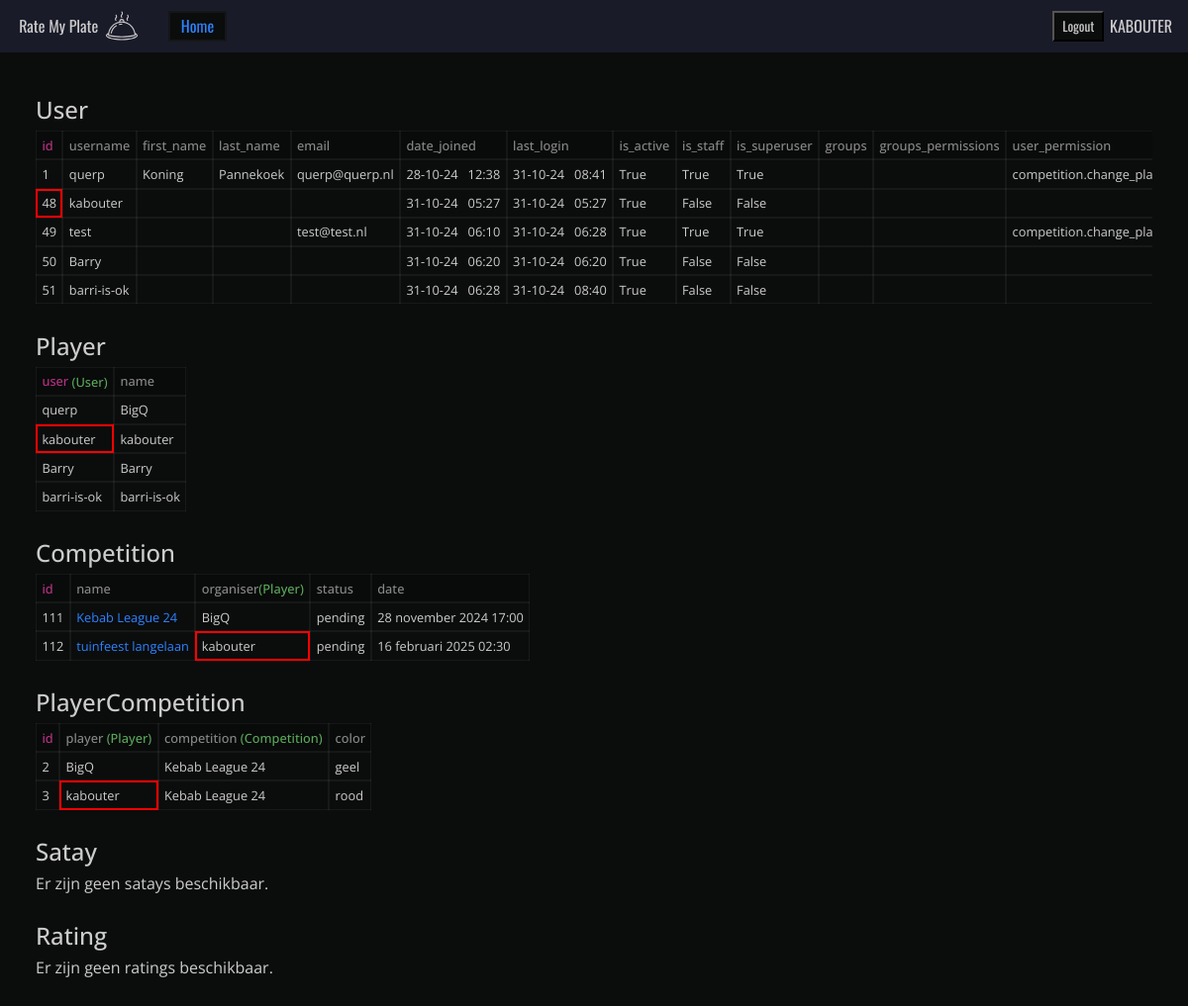
The page /db/ (signed in) on the database its author committed.
### competition/models.py (models this page shows, shortened)
class Player(models.Model):
    user = models.OneToOneField(settings.AUTH_USER_MODEL, on_delete=models.CASCADE, primary_key=True)
    name = models.CharField(max_length=100)

class Competition(models.Model):
    name = models.CharField(max_length=100)
    status = models.CharField(blank=True, null=True, max_length=100)
    organiser = models.ForeignKey(Player, on_delete=models.CASCADE)
    date = models.DateTimeField(blank=True, null=True)

class PlayerCompetition(models.Model):
    player = models.ForeignKey(Player, on_delete=models.CASCADE)
    competition = models.ForeignKey(Competition, on_delete=models.CASCADE)
    color = models.CharField(blank=True, null=True, max_length=100)
    class Meta:
        unique_together = ('player', 'competition')  # Ensures each player can join each competition only once

### competition/views.py (the view)
# urls.py: path('db/', views.database, name='database'),
@login_required
def database(request):
    num_visits = request.session.get('num_visits', 0)
    num_visits += 1
    request.session['num_visits'] = num_visits
    User = get_user_model()
    user_list = User.objects.all()
    player_list = Player.objects.all()
    competition_list = Competition.objects.all()
    player_competition_list = PlayerCompetition.objects.all()
    satay_list = Satay.objects.all()
    rating_list = Rating.objects.all()
    context = {
        "user_list": user_list,
        "player_list": player_list,
        "competition_list": competition_list,
        "player_competition_list": player_competition_list,
        "satay_list": satay_list,
        "rating_list": rating_list,
        "num_visits": num_visits,
    }
    return render(request, "competition/db.html", context)

### competition/templates/competition/db.html (shortened to what this page needs)
{% extends 'competition/base.html' %}
{% block nav_links_extend %}
  <a href="{% url 'index' %}">Home</a>
{% endblock nav_links_extend %}
{% block content %}
<section class="user">
    <h2>User</h2>
    {% if user_list %}
        <div class="table">
            <span class="th pk">id</span>
            <span class="th">username</span>
            <span class="th">first_name</span>
            <span class="th">last_name</span>
            <span class="th">email</span>
            <span class="th">date_joined</span>
            <span class="th">last_login</span>
            <span class="th">is_active</span>
            <span class="th">is_staff</span>
            <span class="th">is_superuser</span>
            <span class="th">groups</span>
            <span class="th">groups_permissions</span>
            <span class="th">user_permission</span>
            {% for user in user_list %}
                <span class="pk {% if request.user == user %}me{% endif %}">{{ user.id }}</span>
                <span class="XXXXXXXXXXXXX">{{ user.username }}</span>
                <span>{{ user.first_name }}</span>
                <span>{{ user.last_name }}</span>
                <span>{{ user.email }}</span>
                <span>{{ user.date_joined|date:"d-m-y" }} &nbsp; {{ user.date_joined|time:"H:i" }}</span>
                <span>{{ user.last_login|date:"d-m-y" }} &nbsp; {{ user.last_login|time:"H:i" }}</span>
                <span>{{ user.is_active }}</span>
                <span>{{ user.is_staff }}</span>
                <span>{{ user.is_superuser }}</span>
                <span>
                </span>
                <span>
                </span>
                <span>
                {% for permission in user.get_user_permissions %}
                    {{ permission }},
                {% endfor %}
                </span>
            {% endfor %}
        </div>
    {% else %}
        <p>Er zijn geen users beschikbaar.</p>
    {% endif %}
</section>
<section class="player">
    <h2>Player</h2>
    {% if player_list %}
        <div class="table">
            <span class="th pk">user <span class="fk">(User)</span></span>
            <span class="th">name</span>
        {% for player in player_list %}
        <span class="{% if request.user == player.user %}me{% endif %}">{{ player.user.username }}</span>
        <span>{{ player.name }}</span>
        {% endfor %}
        </div>
    {% else %}
        <p>Er zijn geen players beschikbaar.</p>
    {% endif %}
</section>
<section class="competition">
    <h2>Competition</h2>
    {% if competition_list %}
        <div class="table">
            <span class="th pk">id</span>
            <span class="th">name</span>
            <span class="th">organiser<span class="fk">(Player)</span></span>
            <span class="th">status</span>
            <span class="th">date</span>
        {% for competition in competition_list %}
            <span>{{ competition.id }}</span>
            <span><a href="/competition/{{ competition.id }}/">{{ competition.name }}</a></span>
            <span class="{% if request.user == competition.organiser.user %}me{% endif %}">{{ competition.organiser.name }}</span>
            <span>{{ competition.status }}</span>
            <span>{{ competition.date }}</span>
        {% endfor %}
        </div>
    {% else %}
        <p>Er zijn geen competitions beschikbaar.</p>
    {% endif %}
</section>
<section class="player-competition">
    <h2>PlayerCompetition</h2>
    {% if player_competition_list %}
        <div class="table">
            <span class="th pk">id</span>
            <span class="th">player <span class="fk">(Player)</span></span>
            <span class="th">competition <span class="fk">(Competition)</span></span>
            <span class="th">color</span>
            {% for player_competition in player_competition_list %}
                <span>{{ player_competition.id }}</span>
                <span class="{% if request.user == player_competition.player.user %}me{% endif %}">{{ player_competition.player.name }}</span>
                <span>{{ player_competition.competition.name }}</span>
                <span>{{ player_competition.color }}</span>
            {% endfor %}
        </div>
    {% else %}
        <p>Er zijn geen players-competitions beschikbaar.</p>
    {% endif %}
</section>
<section class="satay">
    <h2>Satay</h2>
    {% if satay_list %}
    <div class="table">
        <span class="th pk">cook<span class="fk">(PlayerCompetition)</span></span>
        {% for satay in satay_list  %}
            <span class="{% if request.user == satay.cook.player.user %}me{% endif %}">{{ satay.cook.player.name }}</span>
        {% endfor %}
    </div>
    {% else %}
        <p>Er zijn geen satays beschikbaar.</p>
    {% endif %}
</section>
<section class="rating">
    <h2>Rating</h2>
    {% if rating_list %}
    <div class="table">
        <span class="th pk">id</span>
        <span class="th">satay<span class="fk">(Satay)</span></span>
        <span class="th">rater<span class="fk">(PlayerCompetition)</span></span>
        <span class="th">taste</span>
        <span class="th">tenderness</span>
        {% for rating in rating_list %}
            <span>{{rating.id}}</span>
            <span class="{% if request.user == rating.satay.cook.player.user %}me{% endif %}">{{rating.satay.cook.player.name}}</span>
            <span class="{% if request.user == rating.rater.player.user %}me{% endif %}">{{rating.rater.player.name}}</span>
            <span>{{rating.taste}}</span>
            <span>{{rating.tenderness}}</span>
        {% endfor %}
    </div>
    {% else %}
        <p>Er zijn geen ratings beschikbaar.</p>
    {% endif %}
</section>
{% endblock content%}

### templates/base.html (shortened to what this page needs)
{% load static %}
<!DOCTYPE html>
<html lang="nl">
<head>
    <link rel="stylesheet" href="{% static 'reset.css' %}">
    <link rel="stylesheet" href="{% static 'base.css' %}">
    <link rel="stylesheet" href="{% static 'header.css' %}">
    {% block head_links %}{% endblock head_links %}
</head>
<body>
    <header>
        <a href="/" class="logo">
            <p>Rate My Plate</p>
            <img src="{% static 'competition/logo.svg' %}" alt="">
        </a>
        <div class="links">
            {% block nav_links %}
            {% endblock nav_links %}
        </div>
        <div class="active_user">
            {% if user.is_authenticated %}
            <form id="logout-form" method="post" action="{% url 'logout' %}">
                <button type="submit" class="btn btn-link">Logout</button>
            </form>
            <p class="username {% if user.is_superuser %}superuser{% endif %}">{{ user.username }}</p>
            {% else %}
                <p>Logged out</p>
                {% comment %} <p><a href="{% url 'login' %}" target="_self">login</a></p> {% endcomment %}
            {% endif %}
        </div>
    </header>
    <main>
        {% block content %}{% endblock content %}
    </main>
</body>
</html>

### static/base.css (style rules this page uses)
:root { --txt-main-clr: #ccc; --bg-clr: #0b0c0c; --link-clr: #2c84ff; --link-sec-clr: hsla(215, 100%, 59%, 0.12); --link-bg-hover: #040404; --th-bg-clr: #090a0a; --th-fk: #5aa85a; --th-pk: #b83285; --alert-succes:#28a745; --alert-info:var(--link-clr); --alert-warning:#ffb92c; --alert-error:#ff2c2c; }
body { background: var(--bg-clr) ; font-family: 'open sans'; color: var(--txt-main-clr); }

### rows shown on the page
Player: user.username "querp", name "BigQ"
Player: user.username "kabouter", name "kabouter"
Player: user.username "Barry", name "Barry"
Player: user.username "barri-is-ok", name "barri-is-ok"
Competition: id "111", name "Kebab League 24", organiser.name "BigQ", status "pending", date "28 november 2024 17:00"
Competition: id "112", name "tuinfeest langelaan", organiser.name "kabouter", status "pending", date "16 februari 2025 02:30"
PlayerCompetition: id "2", player.name "BigQ", competition.name "Kebab League 24", color "geel"
PlayerCompetition: id "3", player.name "kabouter", competition.name "Kebab League 24", color "rood"

### other values the page prints
{{ user.username }} "KABOUTER"
{{ user.id }} "1"
{{ user.username }} "querp"
{{ user.first_name }} "Koning"
{{ user.last_name }} "Pannekoek"
{{ user.email }} "querp@querp.nl"
{{ user.date_joined|date:"d-m-y" }} "28-10-24"
{{ user.date_joined|time:"H:i" }} "12:38"
{{ user.last_login|date:"d-m-y" }} "31-10-24"
{{ user.last_login|time:"H:i" }} "08:41"
{{ user.is_active }} "True"
{{ user.is_staff }} "True"
{{ user.is_superuser }} "True"
{{ user.id }} "48"
{{ user.username }} "kabouter"
